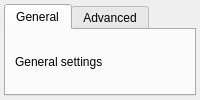
<?xml version="1.0" encoding="UTF-8"?>
<ui version="4.0">
 <class>TabForm</class>
 <widget class="QWidget" name="TabForm">
  <layout class="QVBoxLayout" name="outer">
   <property name="leftMargin"><number>4</number></property>
   <property name="topMargin"><number>4</number></property>
   <property name="rightMargin"><number>4</number></property>
   <property name="bottomMargin"><number>4</number></property>
   <property name="spacing"><number>6</number></property>
   <item>
    <widget class="QTabWidget" name="tabs">
     <widget class="QWidget" name="pageGeneral">
      <attribute name="title"><string>General</string></attribute>
      <layout class="QVBoxLayout" name="genLay">
       <item><widget class="QLabel" name="genLabel"><property name="text"><string>General settings</string></property></widget></item>
      </layout>
     </widget>
     <widget class="QWidget" name="pageAdvanced">
      <attribute name="title"><string>Advanced</string></attribute>
      <layout class="QVBoxLayout" name="advLay">
       <item><widget class="QLabel" name="advLabel"><property name="text"><string>Advanced settings</string></property></widget></item>
      </layout>
     </widget>
    </widget>
   </item>
  </layout>
 </widget>
</ui>
